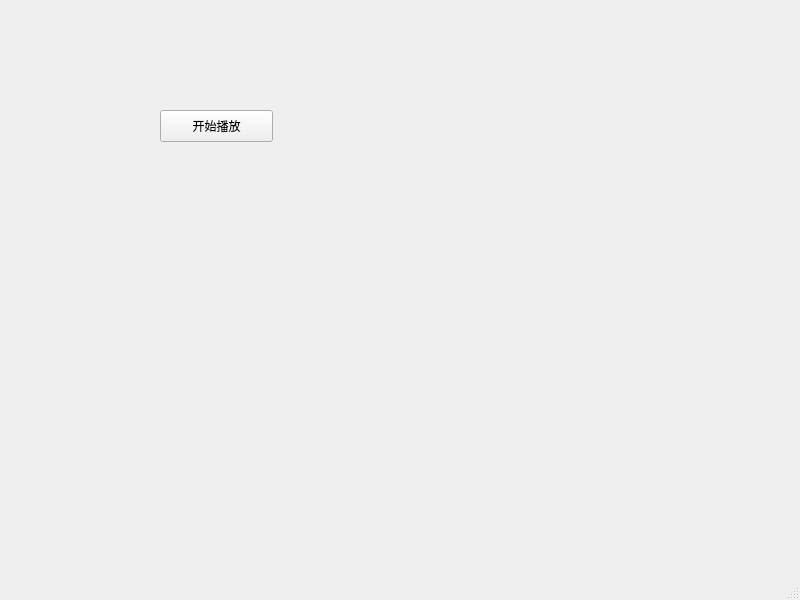
<?xml version="1.0" encoding="UTF-8"?>
<ui version="4.0">
 <class>MainWindow</class>
 <widget class="QMainWindow" name="MainWindow">
  <property name="geometry">
   <rect>
    <x>0</x>
    <y>0</y>
    <width>800</width>
    <height>600</height>
   </rect>
  </property>
  <property name="windowTitle">
   <string>MainWindow</string>
  </property>
  <widget class="QWidget" name="centralwidget">
   <widget class="QPushButton" name="playButton">
    <property name="geometry">
     <rect>
      <x>160</x>
      <y>110</y>
      <width>113</width>
      <height>32</height>
     </rect>
    </property>
    <property name="text">
     <string>开始播放</string>
    </property>
   </widget>
  </widget>
  <widget class="QMenuBar" name="menubar">
   <property name="geometry">
    <rect>
     <x>0</x>
     <y>0</y>
     <width>800</width>
     <height>24</height>
    </rect>
   </property>
  </widget>
  <widget class="QStatusBar" name="statusbar"/>
 </widget>
 <resources/>
 <connections/>
</ui>
